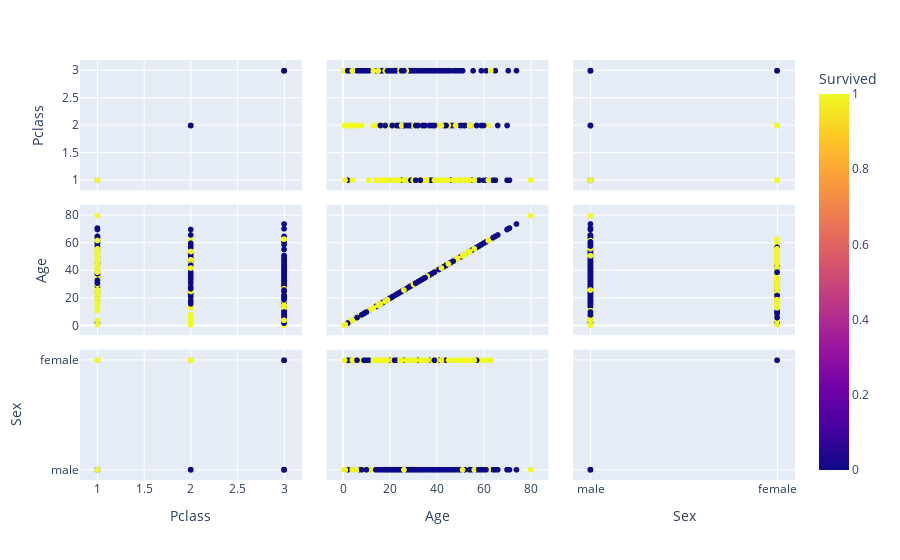

This figure's notebook cell:
### Code cell
grafico = px.scatter_matrix(
    data_frame=df_train,
    dimensions=['Pclass', 'Age', 'Sex'],
    color='Survived'
)

grafico.show()

### Figure 1 — Plotly figure (JSON) as saved in the notebook; plotly's stock layout.template omitted (floating-point values rounded to 4 significant figures; data arrays with more than 128 entries replaced by an {"elided": "..."} marker saying what was removed)
{"data": [{"dimensions": [{"axis": {"matches": true}, "label": "Pclass", "values": {"elided": "891 int values"}}, {"axis": {"matches": true}, "label": "Age", "values": {"elided": "891 float values"}}, {"axis": {"matches": true}, "label": "Sex", "values": {"elided": "891 str values"}}], "hovertemplate": "%{xaxis.title.text}=%{x}<br>%{yaxis.title.text}=%{y}<br>Survived=%{marker.color}<extra></extra>", "legendgroup": "", "marker": {"color": {"elided": "891 int values"}, "coloraxis": "coloraxis", "symbol": "circle"}, "name": "", "showlegend": false, "type": "splom"}], "layout": {"coloraxis": {"colorbar": {"title": {"text": "Survived"}}, "colorscale": [[0, "#0d0887"], [0.1111, "#46039f"], [0.2222, "#7201a8"], [0.3333, "#9c179e"], [0.4444, "#bd3786"], [0.5556, "#d8576b"], [0.6667, "#ed7953"], [0.7778, "#fb9f3a"], [0.8889, "#fdca26"], [1, "#f0f921"]]}, "dragmode": "select", "legend": {"tracegroupgap": 0}, "margin": {"t": 60}}}
